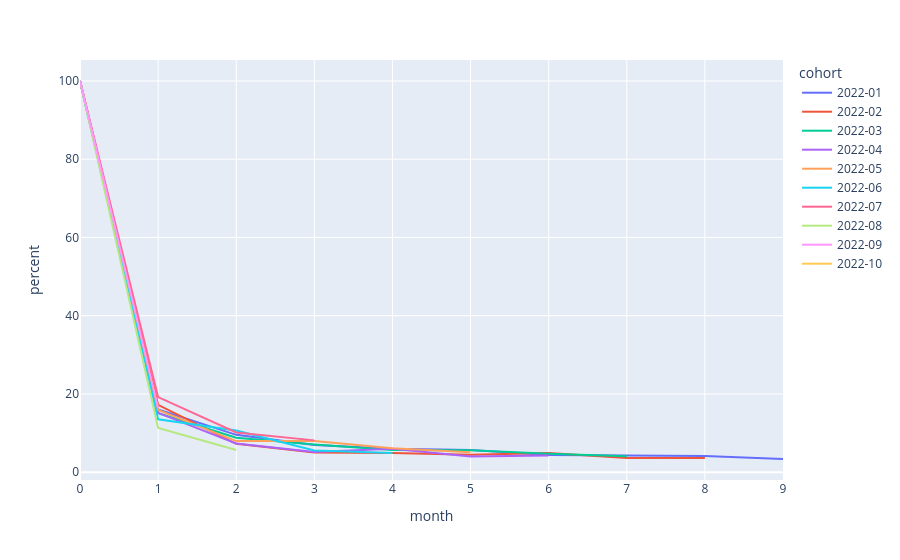

The code cell stored with this chart in its notebook:
### Code cell
def retention_curve(stud_type: Literal["All", "Free", "Paid"]):
    df = pd.read_csv("data/cohorts.csv")
    if stud_type == "All":
        df_grouped = df.groupby(["cohort", "period"], as_index=False).student_id.nunique()
    else:
        paid = {"Free": 0, "Paid": 1}
        df_grouped = df.groupby(["cohort", "period", "paid"], as_index=False).student_id.nunique()
        df_grouped = df_grouped[df_grouped.paid == paid[stud_type]]
    df_grouped.loc[df_grouped.period == 0, "total"] = df_grouped.student_id
    df_grouped.total = df_grouped.total.ffill()
    df_grouped["relative"] = np.round(df_grouped.student_id / df_grouped.total * 100, 2)
    
    fig = px.line(df_grouped, x="period", y="relative", color="cohort",
                  labels={"period": "month", "relative": "percent"})
    return fig

fig = retention_curve("All")
fig.show()

### Figure 1 — Plotly figure (JSON) as saved in the notebook; plotly's stock layout.template omitted (floating-point values rounded to 4 significant figures)
{"data": [{"hovertemplate": "cohort=2022-01<br>month=%{x}<br>percent=%{y}<extra></extra>", "legendgroup": "2022-01", "line": {"color": "#636efa", "dash": "solid"}, "marker": {"symbol": "circle"}, "mode": "lines", "name": "2022-01", "orientation": "v", "showlegend": true, "type": "scatter", "x": [0, 1, 2, 3, 4, 5, 6, 7, 8, 9], "xaxis": "x", "y": [100.0, 16.07, 9.55, 6.98, 6.0, 5.65, 4.42, 4.31, 4.13, 3.38], "yaxis": "y"}, {"hovertemplate": "cohort=2022-02<br>month=%{x}<br>percent=%{y}<extra></extra>", "legendgroup": "2022-02", "line": {"color": "#EF553B", "dash": "solid"}, "marker": {"symbol": "circle"}, "mode": "lines", "name": "2022-02", "orientation": "v", "showlegend": true, "type": "scatter", "x": [0, 1, 2, 3, 4, 5, 6, 7, 8], "xaxis": "x", "y": [100.0, 17.23, 7.26, 5.05, 4.92, 4.48, 4.92, 3.66, 3.66], "yaxis": "y"}, {"hovertemplate": "cohort=2022-03<br>month=%{x}<br>percent=%{y}<extra></extra>", "legendgroup": "2022-03", "line": {"color": "#00cc96", "dash": "solid"}, "marker": {"symbol": "circle"}, "mode": "lines", "name": "2022-03", "orientation": "v", "showlegend": true, "type": "scatter", "x": [0, 1, 2, 3, 4, 5, 6, 7], "xaxis": "x", "y": [100.0, 15.07, 8.81, 7.07, 5.66, 5.6, 4.73, 4.08], "yaxis": "y"}, {"hovertemplate": "cohort=2022-04<br>month=%{x}<br>percent=%{y}<extra></extra>", "legendgroup": "2022-04", "line": {"color": "#ab63fa", "dash": "solid"}, "marker": {"symbol": "circle"}, "mode": "lines", "name": "2022-04", "orientation": "v", "showlegend": true, "type": "scatter", "x": [0, 1, 2, 3, 4, 5, 6], "xaxis": "x", "y": [100.0, 15.18, 7.33, 5.17, 5.99, 4.02, 4.27], "yaxis": "y"}, {"hovertemplate": "cohort=2022-05<br>month=%{x}<br>percent=%{y}<extra></extra>", "legendgroup": "2022-05", "line": {"color": "#FFA15A", "dash": "solid"}, "marker": {"symbol": "circle"}, "mode": "lines", "name": "2022-05", "orientation": "v", "showlegend": true, "type": "scatter", "x": [0, 1, 2, 3, 4, 5], "xaxis": "x", "y": [100.0, 15.92, 7.96, 7.96, 6.12, 5.13], "yaxis": "y"}, {"hovertemplate": "cohort=2022-06<br>month=%{x}<br>percent=%{y}<extra></extra>", "legendgroup": "2022-06", "line": {"color": "#19d3f3", "dash": "solid"}, "marker": {"symbol": "circle"}, "mode": "lines", "name": "2022-06", "orientation": "v", "showlegend": true, "type": "scatter", "x": [0, 1, 2, 3, 4], "xaxis": "x", "y": [100.0, 13.53, 10.65, 5.56, 4.94], "yaxis": "y"}, {"hovertemplate": "cohort=2022-07<br>month=%{x}<br>percent=%{y}<extra></extra>", "legendgroup": "2022-07", "line": {"color": "#FF6692", "dash": "solid"}, "marker": {"symbol": "circle"}, "mode": "lines", "name": "2022-07", "orientation": "v", "showlegend": true, "type": "scatter", "x": [0, 1, 2, 3], "xaxis": "x", "y": [100.0, 19.21, 10.17, 8.14], "yaxis": "y"}, {"hovertemplate": "cohort=2022-08<br>month=%{x}<br>percent=%{y}<extra></extra>", "legendgroup": "2022-08", "line": {"color": "#B6E880", "dash": "solid"}, "marker": {"symbol": "circle"}, "mode": "lines", "name": "2022-08", "orientation": "v", "showlegend": true, "type": "scatter", "x": [0, 1, 2], "xaxis": "x", "y": [100.0, 11.31, 5.67], "yaxis": "y"}, {"hovertemplate": "cohort=2022-09<br>month=%{x}<br>percent=%{y}<extra></extra>", "legendgroup": "2022-09", "line": {"color": "#FF97FF", "dash": "solid"}, "marker": {"symbol": "circle"}, "mode": "lines", "name": "2022-09", "orientation": "v", "showlegend": true, "type": "scatter", "x": [0, 1], "xaxis": "x", "y": [100.0, 16.44], "yaxis": "y"}, {"hovertemplate": "cohort=2022-10<br>month=%{x}<br>percent=%{y}<extra></extra>", "legendgroup": "2022-10", "line": {"color": "#FECB52", "dash": "solid"}, "marker": {"symbol": "circle"}, "mode": "lines", "name": "2022-10", "orientation": "v", "showlegend": true, "type": "scatter", "x": [0], "xaxis": "x", "y": [100.0], "yaxis": "y"}], "layout": {"legend": {"title": {"text": "cohort"}, "tracegroupgap": 0}, "margin": {"t": 60}, "xaxis": {"anchor": "y", "domain": [0, 1], "title": {"text": "month"}}, "yaxis": {"anchor": "x", "domain": [0, 1], "title": {"text": "percent"}}}}
